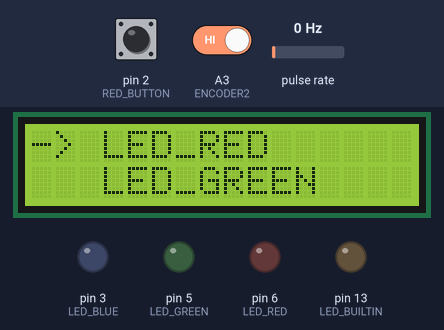
Simulated run of this sketch. Board: Arduino Uno, built with avr-gcc and run on an emulated ATmega328P. Shown: 16×2 character LCD, output pins drawn as LEDs (lit = HIGH). Wiring (inferred from the names in the program): pulse sensor: data A2. The inputs (shaded band) are chosen by the test bench; at power-on: pulse rate 0 Hz, A3 (ENCODER2) HIGH, pin 2 (RED_BUTTON) HIGH.

Above: at 1.2 s.
1.3 s: pulse rate (sensor on A2) set to 150 Hz
At 2.9 s:
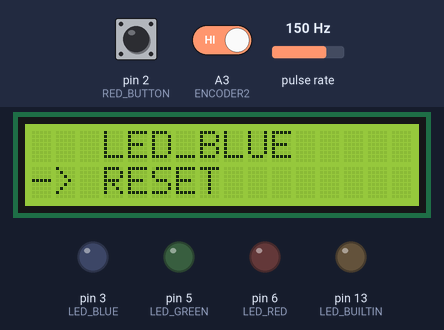
4.3 s: A3 (ENCODER2) driven LOW
At 4.47 s:
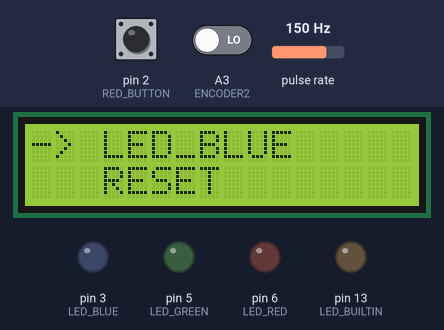
7.3 s: A3 (ENCODER2) driven HIGH
At 7.46 s:
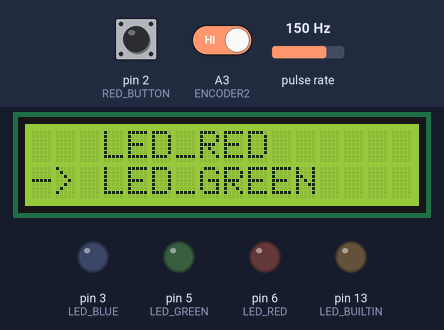
12.1 s: A3 (ENCODER2) driven LOW
At 12.36 s:
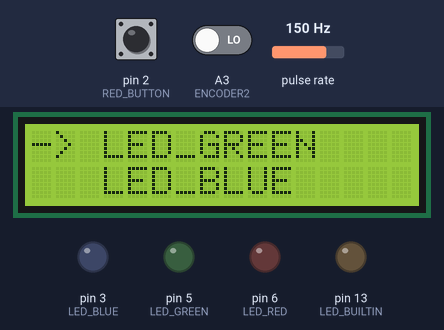
Timing chart, 0 to 15.1 s (numbered marks = the images above; inputs shaded):
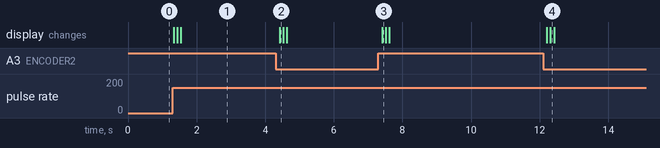

The sketch:

2.ino
```cpp
#include <LiquidCrystal_I2C.h>
#include <util/atomic.h>

#define LED_RED 6
#define LED_GREEN 5
#define LED_BLUE 3

#define RED_BUTTON 2

#define ENCODER1 A2
#define ENCODER2 A3

#define DEBOUNCING_PERIOD 100

int encoderValue = 0;
int lastEn1 = LOW;

volatile int encoder1 = HIGH;
volatile int encoder2 = HIGH;
volatile unsigned long encoderTimestamp = 0UL;

unsigned long lastChangeTimestamp = 0UL;
int encoderValueForButton = 0;

bool buttonLastValue = false;

LiquidCrystal_I2C lcd(0x27, 16, 2);

int led[] = {LED_RED, LED_GREEN, LED_BLUE};
char *myStrings[] = {"LED_RED", "LED_GREEN", "LED_BLUE", "RESET"};

unsigned int lastValue = 0;
bool markerTop = true;
unsigned int value = 0;

ISR(PCINT1_vect)
{
    encoder1 = digitalRead(ENCODER1);
    encoder2 = digitalRead(ENCODER2);
    encoderTimestamp = millis();
}

#define DEBOUNCE_PERIOD 10UL
bool isRedButtonUnPressed()
{
    static int debounced_button_state = HIGH;
    static int previous_reading = HIGH;
    static unsigned long last_change_time = 0UL;
    bool isUnPressed = false;

    int current_reading = digitalRead(RED_BUTTON);

    if (previous_reading != current_reading)
    {
        last_change_time = millis();
    }

    if (millis() - last_change_time > DEBOUNCE_PERIOD)
    {

        if (current_reading != debounced_button_state)
        {

            if (debounced_button_state == LOW && current_reading == HIGH)
            {
                isUnPressed = true;
            }

            debounced_button_state = current_reading;
        }
    }

    previous_reading = current_reading;

    return isUnPressed;
}
void printResults(int val)
{
    value = val;

    char buffer[40];

    lcd.clear();

    if (val >= lastValue)
    {
        if (val == 0)
        {
            sprintf(buffer, "%s", myStrings[0]);
            lcd.setCursor(3, 0);
            lcd.print(buffer);

            sprintf(buffer, "%s", myStrings[1]);
            lcd.setCursor(3, 1);
            lcd.print(buffer);

            markerTop = true;
        }
        else if (val == 1)
        {
            sprintf(buffer, "%s", myStrings[0]);
            lcd.setCursor(3, 0);
            lcd.print(buffer);

            sprintf(buffer, "%s", myStrings[1]);
            lcd.setCursor(3, 1);
            lcd.print(buffer);

            markerTop = false;
        }
        else if (val == 3 && lastValue == 3)
        {
            sprintf(buffer, "%s", myStrings[2]);
            lcd.setCursor(3, 0);
            lcd.print(buffer);

            sprintf(buffer, "%s", myStrings[3]);
            lcd.setCursor(3, 1);
            lcd.print(buffer);
        }
        else
        {
            sprintf(buffer, "%s", myStrings[lastValue]);
            lcd.setCursor(3, 0);
            lcd.print(buffer);

            sprintf(buffer, "%s", myStrings[val]);
            lcd.setCursor(3, 1);
            lcd.print(buffer);

            markerTop = false;
        }
    }
    else
    {
        if (val == 3)
        {
            sprintf(buffer, "%s", myStrings[2]);
            lcd.setCursor(3, 0);
            lcd.print(buffer);

            sprintf(buffer, "%s", myStrings[3]);
            lcd.setCursor(3, 1);
            lcd.print(buffer);

            markerTop = false;
        }
        else if (val == 2)
        {
            sprintf(buffer, "%s", myStrings[2]);
            lcd.setCursor(3, 0);
            lcd.print(buffer);

            sprintf(buffer, "%s", myStrings[3]);
            lcd.setCursor(3, 1);
            lcd.print(buffer);

            markerTop = true;
        }
        else
        {
            sprintf(buffer, "%s", myStrings[val]);
            lcd.setCursor(3, 0);
            lcd.print(buffer);

            sprintf(buffer, "%s", myStrings[lastValue]);
            lcd.setCursor(3, 1);
            lcd.print(buffer);

            markerTop = true;
        }
    }

    lcd.setCursor(0, markerTop ? 0 : 1);
    lcd.print("->");

    lastValue = val;
}

void myAction(int val)
{
    printResults(val);
}

void myActionLed(int val)
{
    if (value == 3)
    {
        analogWrite(led[0], 0);
        analogWrite(led[1], 0);
        analogWrite(led[2], 0);
    }
    else
        analogWrite(led[value], val);
}

void setup()
{
    pinMode(LED_RED, OUTPUT);
    pinMode(LED_BLUE, OUTPUT);
    pinMode(LED_GREEN, OUTPUT);
    pinMode(LED_BUILTIN, OUTPUT);
    analogWrite(LED_RED, 0);
    analogWrite(LED_GREEN, 0);
    analogWrite(LED_BLUE, 0);
    pinMode(ENCODER1, INPUT_PULLUP);
    pinMode(ENCODER2, INPUT_PULLUP);
    pinMode(RED_BUTTON, INPUT_PULLUP);
    lcd.init();
    lcd.backlight();
    myAction(0);
    myActionLed(0);

    PCICR |= (1 << PCIE1);
    PCMSK1 |= (1 << PCINT10);
}

void loop()
{
    int en1;
    int en2;
    unsigned long timestamp;

    ATOMIC_BLOCK(ATOMIC_RESTORESTATE)
    {
        en1 = encoder1;
        en2 = encoder2;
        timestamp = encoderTimestamp;
    }

    if (!buttonLastValue)
    {

        if (en1 == LOW && lastEn1 == HIGH && timestamp > lastChangeTimestamp + DEBOUNCING_PERIOD)
        {
            if (en2 == HIGH)
            {
                if (encoderValue < 3)
                    encoderValue += 1;
            }
            else
            {
                if (encoderValue > 0)
                    encoderValue -= 1;
            }
            lastChangeTimestamp = timestamp;

            myAction(encoderValue);
        }
        lastEn1 = en1;
    }
    else
    {
        if (en1 == LOW && lastEn1 == HIGH && timestamp > lastChangeTimestamp + DEBOUNCING_PERIOD)
        {
            if (en2 == HIGH)
            {
                if (encoderValueForButton < 255)
                    encoderValueForButton += 15;
            }
            else
            {
                if (encoderValueForButton > 0)
                    encoderValueForButton -= 15;
            }
            lastChangeTimestamp = timestamp;
        }
        lastEn1 = en1;

        myActionLed(encoderValueForButton);
    }

    if (isRedButtonUnPressed())
    {
        if (buttonLastValue)
        {
            encoderValueForButton = 0;
        }
        buttonLastValue = !buttonLastValue;
    }
}
```

Measured:
- after the input at 1.3 s, the display: first changes at once (image 1 shows a later state)
- after the input at 4.3 s, the display: changes after 0.12 s (image 2)
- after the input at 7.3 s, the display: changes after 0.11 s (image 3)
- after the input at 12.1 s, the display: first changes after 0.11 s (image 4 shows a later state)
